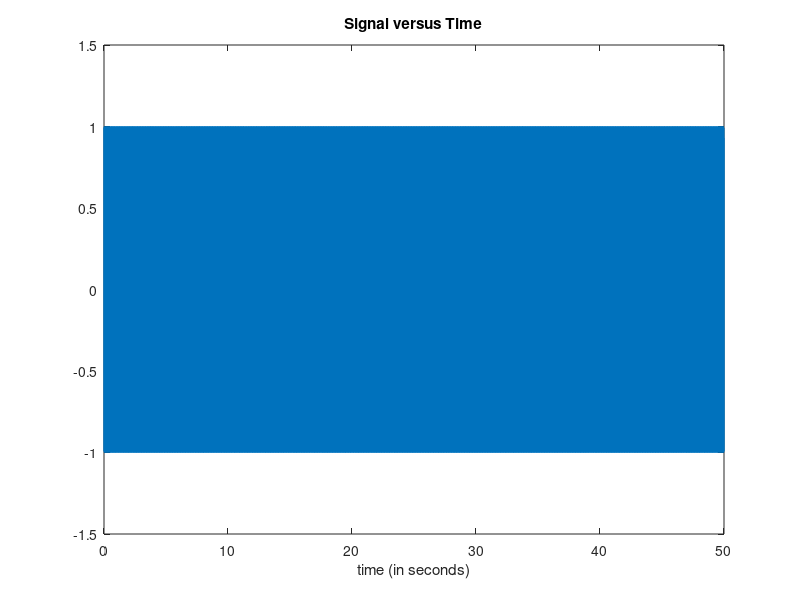

Reproduce this figure in MATLAB.
% Seeding
rng(3141592653);

% Sine wave randomized 

Fs = 1000;                   % samples per second
dt = 1/Fs;                   % seconds per sample
StopTime = 50;             % seconds
t = (0:dt:StopTime-dt)';     % seconds
Fc = 60;                     % hertz
x = cos(2*pi*Fc*t);
x = x + randn(size(x))/10000;

FileName = "sine_wave_coarse.txt";

%Printing the dataset as a txt for attimo
[fid, msg] = fopen(FileName, 'w');
assert(fid ~= -1, 'Cannot open file for writing: %s\n%s\n', FileName, msg);
fmt = [repmat('%10.10f', 1, 1), '\n'];
fprintf(fid, fmt, x');
fclose(fid);

figure;
plot(t,x);
xlabel('time (in seconds)');
title('Signal versus Time');
zoom xon;